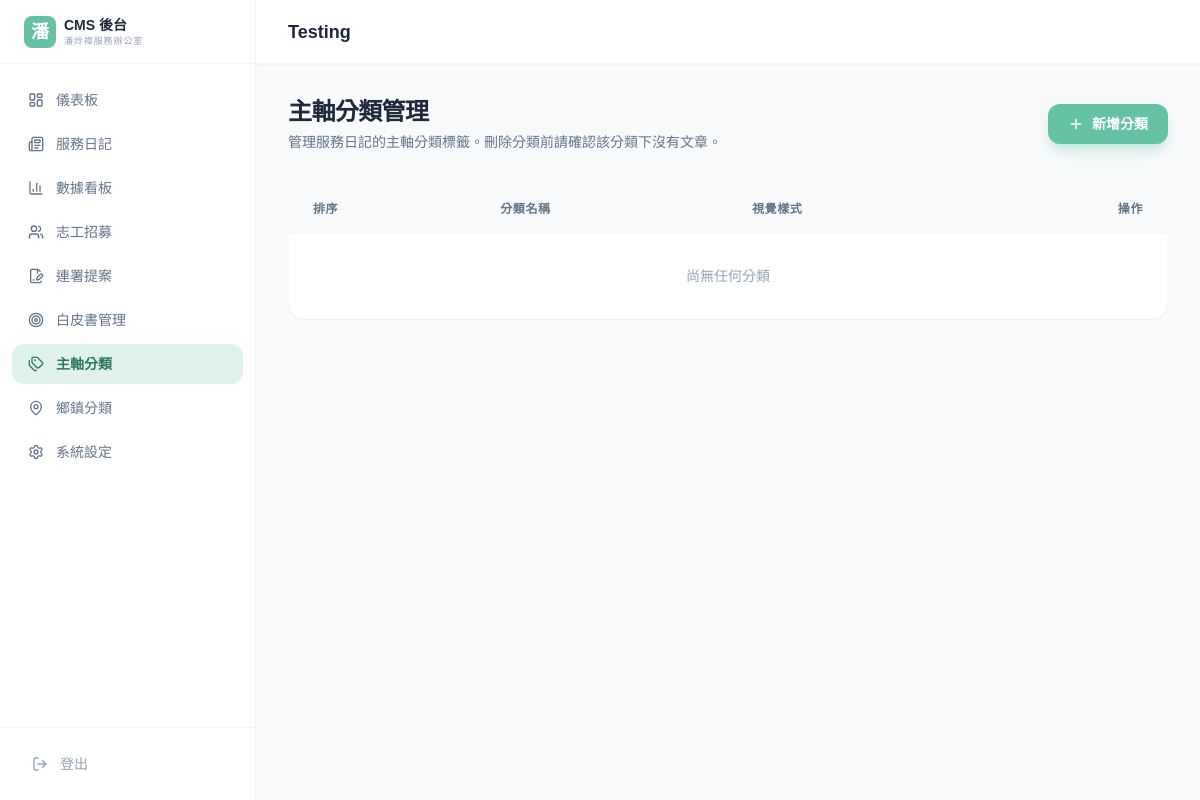
The app's page /admin/test_error.php, older data.
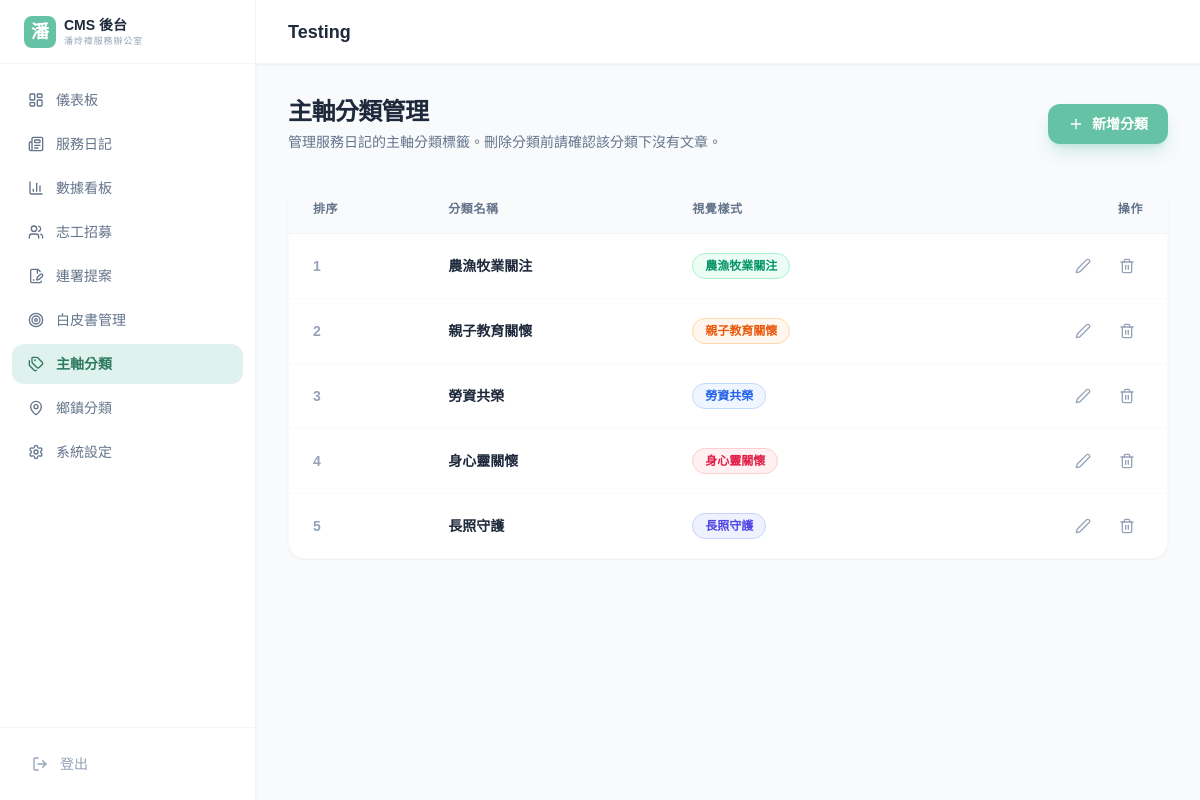
The same page, newer data.
### tables this page shows
CREATE TABLE IF NOT EXISTS `post_categories` (
  `id` INT UNSIGNED NOT NULL AUTO_INCREMENT,
  `name` VARCHAR(255) NOT NULL,
  `color_theme` VARCHAR(100) NOT NULL DEFAULT 'bg-slate-50 text-slate-600 border-slate-100',
  `sort_order` INT NOT NULL DEFAULT 0,
  PRIMARY KEY (`id`)
);

### admin/src/Models/Category.php (called while the page is built, shortened)
<?php
final class Category
{
    public static function all(): array
    {
        $pdo = Database::getInstance();
        return $pdo->query('SELECT * FROM post_categories ORDER BY sort_order ASC, id DESC')->fetchAll(PDO::FETCH_ASSOC);
    }
}

### admin/src/Views/categories/index.php (the view, shortened to what this page needs)
<div class="mb-8 flex items-center justify-between">
    <div>
        <h1 class="text-2xl font-black text-slate-800 tracking-tight">主軸分類管理</h1>
        <p class="text-sm text-slate-500 mt-1">管理服務日記的主軸分類標籤。刪除分類前請確認該分類下沒有文章。</p>
    </div>
    <button onclick="openModal('add_modal')" class="bg-[#66C2A5] hover:bg-[#57A891] text-white px-5 py-2.5 rounded-xl font-bold text-sm shadow-lg shadow-[#66C2A5]/30 flex items-center gap-2 transition-all">
        <i data-lucide="plus" class="w-4 h-4"></i> 新增分類
    </button>
</div>
<div class="bg-white rounded-2xl shadow-sm border border-slate-50 overflow-hidden">
    <table class="w-full text-left border-collapse">
        <thead>
            <tr class="bg-slate-50 border-b border-slate-100 text-xs font-black text-slate-500 uppercase tracking-wider">
                <th class="py-4 px-6">排序</th>
                <th class="py-4 px-6">分類名稱</th>
                <th class="py-4 px-6">視覺樣式</th>
                <th class="py-4 px-6 text-right">操作</th>
            </tr>
        </thead>
        <tbody class="divide-y divide-slate-50 text-sm">
            <?php foreach ($categories as $cat): ?>
            <tr class="hover:bg-slate-50/50 transition-colors group">
                <td class="py-4 px-6 text-slate-400 font-bold"><?= (int)$cat['sort_order'] ?></td>
                <td class="py-4 px-6 font-bold text-slate-800"><?= htmlspecialchars($cat['name']) ?></td>
                <td class="py-4 px-6">
                    <span class="inline-block px-3 py-1 text-xs font-black rounded-full border <?= htmlspecialchars($cat['color_theme']) ?>">
                        <?= htmlspecialchars($cat['name']) ?>
                    </span>
                </td>
                <td class="py-4 px-6 text-right space-x-2">
                    <button onclick="editCat(this)"
                            data-cat-id="<?= $cat['id'] ?>"
                            data-cat-name="<?= htmlspecialchars($cat['name'], ENT_QUOTES, 'UTF-8') ?>"
                            data-cat-color="<?= htmlspecialchars($cat['color_theme'], ENT_QUOTES, 'UTF-8') ?>"
                            data-cat-sort="<?= (int)$cat['sort_order'] ?>"
                            class="text-slate-400 hover:text-[#66C2A5] transition-colors p-2"><i data-lucide="edit-2" class="w-4 h-4"></i></button>
                    <form action="/admin/categories/<?= $cat['id'] ?>/delete" method="POST" class="inline-block" onsubmit="return confirm('確定要刪除「<?= htmlspecialchars($cat['name']) ?>」嗎？');">
                        <button type="submit" class="text-slate-400 hover:text-red-500 transition-colors p-2"><i data-lucide="trash-2" class="w-4 h-4"></i></button>
                    </form>
                </td>
            </tr>
            <?php endforeach; ?>
            <?php if (empty($categories)): ?>
            <tr>
                <td colspan="4" class="py-8 px-6 text-center text-slate-400">尚無任何分類</td>
            </tr>
            <?php endif; ?>
        </tbody>
    </table>
</div>
<?php
$content = ob_get_clean();
AdminLayout::render($pageTitle, $content, 'categories');

### admin/src/Layout/AdminLayout.php (shortened to what this page needs)
<?php
final class AdminLayout
{
    public static function render(
        string $title,
        string $content,
        string $active = ''
    ): void {
        ?>
<!DOCTYPE html>
<html lang="zh-TW">
<head>
    <script src="https://cdn.tailwindcss.com"></script>
</head>
<body class="bg-slate-50 text-slate-800">
<div class="flex h-screen overflow-hidden">
    <aside class="w-64 bg-white border-r border-slate-100 flex flex-col shadow-sm flex-shrink-0">
        <div class="h-16 flex items-center gap-2 px-6 border-b border-slate-100">
            <div class="w-8 h-8 bg-[#66C2A5] rounded-lg flex items-center justify-center text-white font-black text-lg">潘</div>
            <div>
                <div class="font-black text-sm text-slate-800">CMS 後台</div>
                <div class="text-[9px] text-slate-400 uppercase tracking-widest">潘炩禕服務辦公室</div>
            </div>
        </div>
        <nav class="flex-1 py-4 px-3 space-y-1 overflow-y-auto">
            <?php
            $navItems = [
                ['key' => 'dashboard', 'icon' => 'layout-dashboard', 'label' => '儀表板',     'href' => '/admin/dashboard'],
                ['key' => 'posts',     'icon' => 'newspaper',        'label' => '服務日記',    'href' => '/admin/posts'],
                ['key' => 'stats',     'icon' => 'bar-chart-3',      'label' => '數據看板',    'href' => '/admin/stats'],
                ['key' => 'volunteer', 'icon' => 'users',             'label' => '志工招募',    'href' => '/admin/volunteers'],
                ['key' => 'petition',  'icon' => 'file-signature',    'label' => '連署提案',    'href' => '/admin/petitions'],
                ['key' => 'whitepaper','icon' => 'target',            'label' => '白皮書管理',  'href' => '/admin/whitepaper'],
                ['key' => 'categories',  'icon' => 'tags',            'label' => '主軸分類',    'href' => '/admin/categories'],
                ['key' => 'towns',       'icon' => 'map-pin',         'label' => '鄉鎮分類',    'href' => '/admin/towns'],
                ['key' => 'settings',    'icon' => 'settings',        'label' => '系統設定',    'href' => '/admin/settings'],
            ];
            foreach ($navItems as $item):
                $isActive = $active === $item['key'] ? 'sidebar-item active' : 'sidebar-item text-slate-500 hover:bg-slate-50';
            ?>
            <a href="<?= $item['href'] ?>" class="flex items-center gap-3 px-4 py-2.5 rounded-xl text-sm transition-all <?= $isActive ?>">
                <i data-lucide="<?= $item['icon'] ?>" class="w-4 h-4"></i>
                <?= $item['label'] ?>
            </a>
            <?php endforeach; ?>
        </nav>
        <div class="p-4 border-t border-slate-100">
            <a href="/admin/logout" class="flex items-center gap-3 px-4 py-2.5 rounded-xl text-sm text-slate-400 hover:bg-red-50 hover:text-red-500 transition-all">
                <i data-lucide="log-out" class="w-4 h-4"></i> 登出
            </a>
        </div>
    </aside>
    <div class="flex-1 flex flex-col overflow-hidden">
        <header class="h-16 bg-white border-b border-slate-100 flex items-center px-8 gap-4 shadow-sm">
            <h1 class="font-black text-lg text-slate-800"><?= htmlspecialchars($title) ?></h1>
        </header>
        <main class="flex-1 overflow-y-auto p-8">
            <?= $content ?>
        </main>
    </div>
</div>
</body>
</html>
        <?php
    }
}

### admin/test_error.php (shortened to what this page needs)
<?php
try {
    $categories = Category::all();
    $pageTitle = 'Testing';
    include __DIR__ . '/src/Views/categories/index.php';
    $content = ob_get_clean();
    echo $content;
} catch (\Throwable $e) {
    echo "<h1>Error</h1>";
    echo "<pre>" . (string)$e . "</pre>";
}

### admin/src/Layout/AdminLayout.php (style rules this page uses)
body { font-family: 'Noto Sans TC', sans-serif; }
.sidebar-item.active { background: #E0F2ED; color: #2D7A60; font-weight: 700; }

Row changes from the older to the newer data that the page shows:
added post_categories: sort_order "1", name "農漁牧業關注"
added post_categories: sort_order "2", name "親子教育關懷"
added post_categories: sort_order "3", name "勞資共榮"
added post_categories: sort_order "4", name "身心靈關懷"
added post_categories: sort_order "5", name "長照守護"
Text that changed along with them:
text no longer shown: "尚無任何分類"
